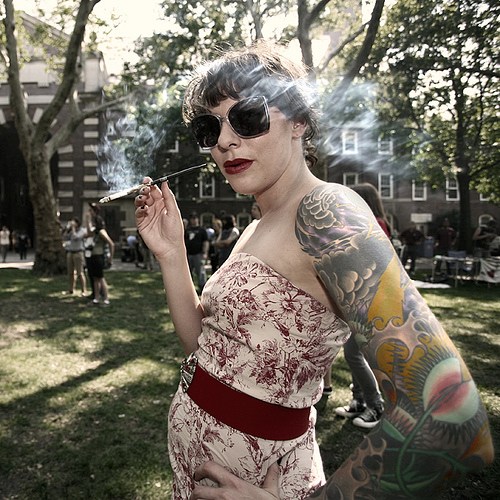
%> input picture frames/TestImages/im1.jpg, 500 x 500 px; its folder holds only this picture in this run
$ octave --eval "result = frames_getMaxScore;"   (GNU Octave 9; MATLAB toolbox functions it lacks are replaced by stand-ins)
%> lines starting %> are read from the running program, lines starting %| are printed output that depends on the picture; in (x1, y1, x2, y2) boxes, pixels count from 0 and x2, y2 are one past the last pixel; in counts of white or black regions, pixels touching at a corner belong together; the program's own positions count from 1
%> in frames_getMaxScore, img is the input picture: size 500x500x3 uint8; mean R, G, B 111.6, 105.5, 93.3
### frames/frames_image_in_score_out.m
function frame_Score=frames_image_in_score_out(img)


rgbImage=img;
fontSize=20;
% Read in image into an array.
storedColorMap=3;
[rows columns numberOfColorBands] = size(rgbImage);
%> rows = 500; columns = 500; numberOfColorBands = 3
% If it's monochrome (indexed), convert it to color.
% Check to see if it's an 8-bit image needed later for scaling).
if strcmpi(class(rgbImage), 'uint8')
	% Flag for 256 gray levels.
	eightBit = true;
else
	eightBit = false;
end
if numberOfColorBands == 1
	if isempty(storedColorMap)
		% Just a simple gray level image, not indexed with a stored color map.
		% Create a 3D true color image where we copy the monochrome image into all 3 (R, G, & B) color planes.
		rgbImage = cat(3, rgbImage, rgbImage, rgbImage);
	else
		% It's an indexed image.
		rgbImage = ind2rgb(rgbImage, storedColorMap);
		% ind2rgb() will convert it to double and normalize it to the range 0-1.
		% Convert back to uint8 in the range 0-255, if needed.
		if eightBit
			rgbImage = uint8(255 * rgbImage);
		end
	end
end

if numberOfColorBands > 1
	title('Original Color Image', 'FontSize', fontSize);
	grayImage = rgbImage(:,:,1);
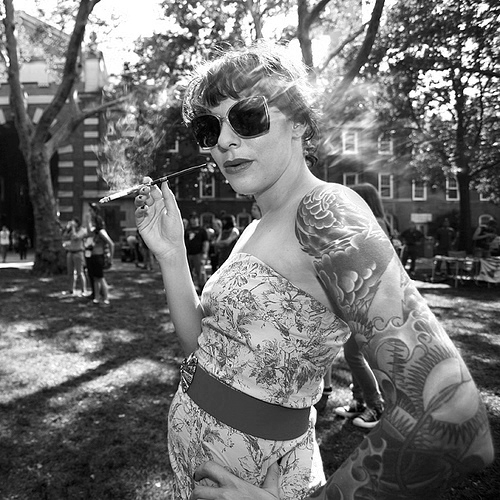
%> grayImage: size 500x500 uint8; min 0, max 255, mean 111.6
else
	caption = sprintf('Original Indexed Image\n(converted to true color with its stored colormap)');
	title(caption, 'FontSize', fontSize);
	grayImage = rgbImage;
end

binaryImage = grayImage < 100;
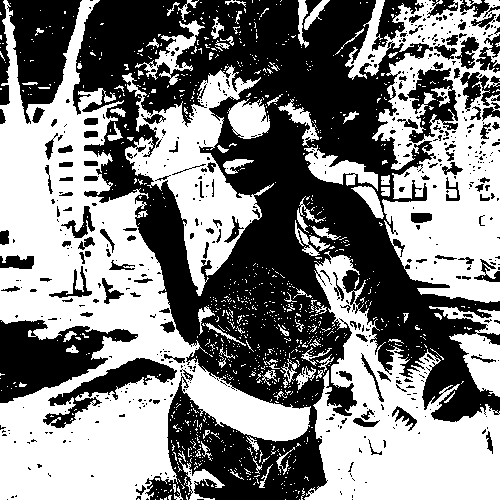
%> binaryImage: size 500x500 logical; 51% white; 575 black regions (451 under 20 px), largest, box (x1, y1, x2, y2) and area: (73, 0, 500, 500) 93169, (0, 320, 138, 403) 5971, (7, 0, 82, 124) 5362

binaryImage = bwareaopen(binaryImage, 300);
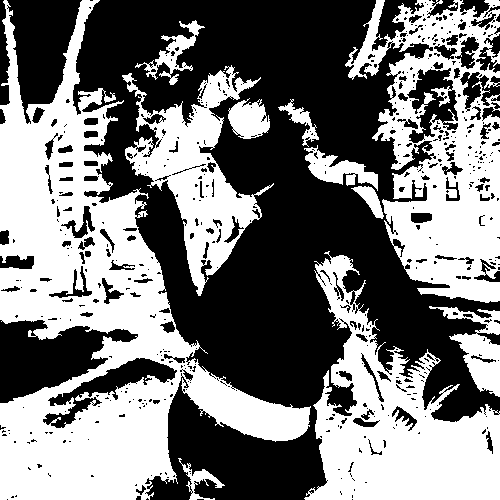
%> binaryImage: size 500x500 logical; 47.9% white; 11 white regions

[labeledImage numberOfObjcts] = bwlabel(binaryImage);
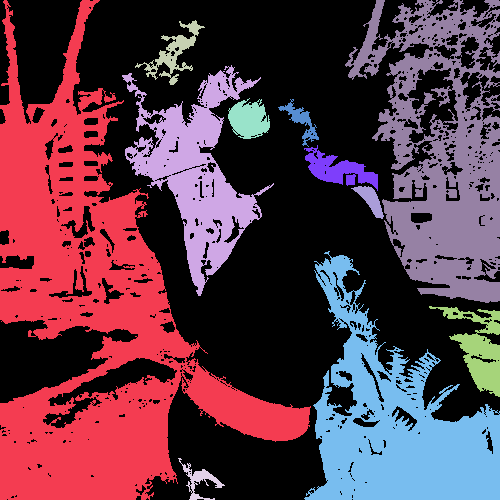
%> labeledImage: size 500x500 double; 12 distinct labels, from 0 to 11; one colour per label, 0 black
%> numberOfObjcts = 11
blobMeasurements = regionprops(labeledImage, 'Perimeter','Area' , 'BoundingBox');
%> blobMeasurements = 11 regions; largest, box (x1, y1, x2, y2), Area and Perimeter: (0, 0, 311, 500) 54384 3332.6, (345, 0, 500, 303) 23924 2938.5, (304, 251, 500, 500) 22178 1909.3, (122, 65, 274, 296) 11619 1486.5, (429, 306, 500, 397) 2412 486.8

% for square ((a>17) && (a<20))
% for circle ((a>13) && (a<17))
% for triangle ((a>20) && (a<30))
circularities=[];
score=0;

for t = 1 : numberOfObjcts
   % if(blobMeasurements(t).Area>(size(rgbImage,1)*size(rgbImage,2)*10/100))
        q=(blobMeasurements(t).Perimeter.^2) ./ (4 * pi * blobMeasurements(t).Area);
        circularities=[circularities q];
        score=score+(blobMeasurements(t).Area);
        %disp(score);
    %end
end
%> this loop made 11 passes
%> (q, circularities, score) on passes 1 to 9: (16.25, 16.25, 54384), (15.13, [16.25 15.13], 66003), (16.9, [16.25 15.13 16.9], 67104), (12.86, [16.25 15.13 16.9 12.86], 67604), (2.66, [16.25 15.13 16.9 12.86 2.66], 68787), (8.29, [16.25 15.13 16.9 12.86 2.66 8.29], 69301), (5.73, [16.25 15.13 16.9 12.86 2.66 8.29 5.73], 70719), (13.08, [16.25 15.13 16.9 12.86 2.66 8.29 5.73 13.08], 92897), (28.72, [16.25 15.13 16.9 12.86 2.66 8.29 5.73 13.08 28.72], 116821)

score=(score/(size(rgbImage,1)*size(rgbImage,2)))*1000;
%> score = 478.7
disp(score);
%| 478.71

disp('total');
disp(score);
%| 478.71


%circularities = [blobMeasurements.Perimeter.^2] ./ (4 * pi * [blobMeasurements.Area])

frame_Score=score;
%> frame_Score = 478.7

### frames/frames_getMaxScore.m
function maxScore = frames_getMaxScore()

    pics = dir('TestImages/*.jpg');
    scoreTemp=[];

for k = 1:numel(pics)
   img = imread(pics(k).name);
   normed11=frames_image_in_score_out(img);
%> normed11 = 478.7
   normed22(k)=normed11;

   %disp(normed);

   scoreTemp(k)=normed11;

   %json='"id:';
   %disp(json);
end

maxScore=max(scoreTemp);
%> maxScore = 478.7
disp(maxScore);
%| 478.71
disp('MaxScore Above');


for k = 1:numel(pics)
   img = imread(pics(k).name);
   normed11=frames_image_in_score_out(img);
%> the loop in frames_image_in_score_out (call 2), `for t = 1 : numberOfObjcts` made 11 passes
%| 478.71
%| 478.71
   normed22(k)=normed11;
   score=normed11;
%> score = 478.7
      score=score./maxScore*100;
%> score = 100


   %disp(normed);
   json2 = fopen('results_all.json','a');

   scoreTemp(k)=normed11;
   fprintf(json2,'{');
   fprintf('{');
   fprintf(json2,'"id": %d, "name": "%s" , "rule": "frames", "score": %d', k, pics(k).name,ceil(score));
   fprintf('"id": %d, "name": "%s" , "rule": "frames","score": %d', k, pics(k).name,ceil(score));

   if (k==numel(pics))
        fprintf(json2,'}\n');
        fprintf('}\n');
%| {"id": 1, "name": "im1.jpg" , "rule": "frames","score": 100}
%> `result = frames_getMaxScore;`: result = 478.7

    else
        fprintf(json2,'},\n');
        fprintf('},\n');

    end
    fclose(json2);

   %json='"id:';
   %disp(json);
end

$ run again, on frames/TestImages/im4.jpg
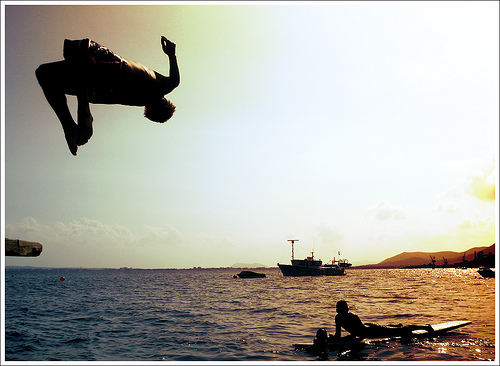
%> input picture frames/TestImages/im4.jpg, 500 x 366 px
%> in frames_getMaxScore, img is the input picture: size 366x500x3 uint8; mean R, G, B 176.8, 175.3, 166.4
%> in frames_image_in_score_out, `binaryImage = grayImage < 100;`:
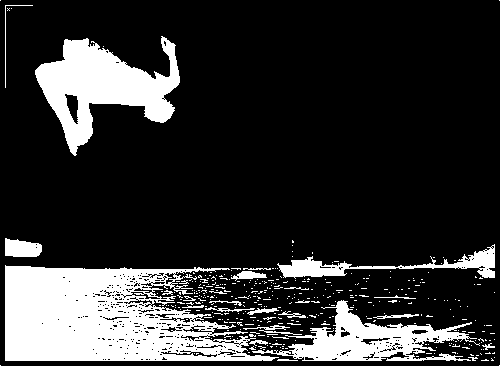
%> binaryImage: size 366x500 logical; 19.1% white; 394 white regions (367 under 20 px), largest, box (x1, y1, x2, y2) and area: (5, 265, 279, 361) 17048, (35, 36, 180, 156) 7949, (252, 300, 480, 361) 4977
%> in frames_image_in_score_out, `[labeledImage numberOfObjcts] = bwlabel(binaryImage);`:
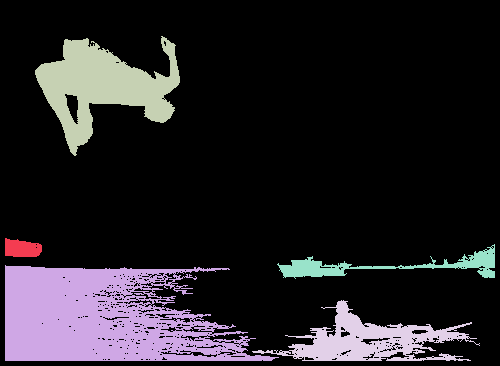
%> labeledImage: size 366x500 double; 6 distinct labels, from 0 to 5; one colour per label, 0 black
%> numberOfObjcts = 5
%> blobMeasurements = 5 regions; box (x1, y1, x2, y2), Area and Perimeter: (5, 265, 279, 361) 17048 1489.6, (35, 36, 180, 156) 7949 633.3, (252, 300, 480, 361) 4977 1189.8, (277, 244, 495, 279) 1966 628.2, (5, 238, 42, 257) 560 97.86
%> the loop in frames_image_in_score_out, `for t = 1 : numberOfObjcts` made 5 passes
%> (q, circularities, score) on passes 1 to 5: (1.36, 1.36, 560), (10.36, [1.36 10.36], 17608), (4.02, [1.36 10.36 4.02], 25557), (22.63, [1.36 10.36 4.02 22.63], 30534), (15.97, [1.36 10.36 4.02 22.63 15.97], 32500)
%> in frames_image_in_score_out, `score=(score/(size(rgbImage,1)*size(rgbImage,2)))*1000;`: score = 177.6
%| 177.60
%| 177.60
%| 177.60
%> the loop in frames_image_in_score_out (call 2), `for t = 1 : numberOfObjcts` made 5 passes
%| 177.60
%| 177.60
%> in frames_getMaxScore, `score=score./maxScore*100;`: score = 100
%| {"id": 1, "name": "im4.jpg" , "rule": "frames","score": 100}
%> result = 177.6

$ run again, on frames/TestImages/im10.jpg
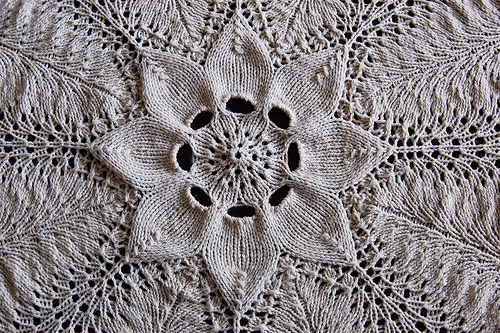
%> input picture frames/TestImages/im10.jpg, 500 x 333 px
%> in frames_getMaxScore, img is the input picture: size 333x500x3 uint8; mean R, G, B 132.4, 127.5, 129.5
%> in frames_image_in_score_out, `binaryImage = grayImage < 100;`:
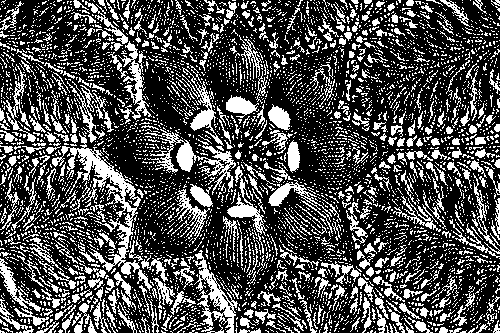
%> binaryImage: size 333x500 logical; 30.5% white in thin lines or dots
%> in frames_image_in_score_out, `[labeledImage numberOfObjcts] = bwlabel(binaryImage);`:
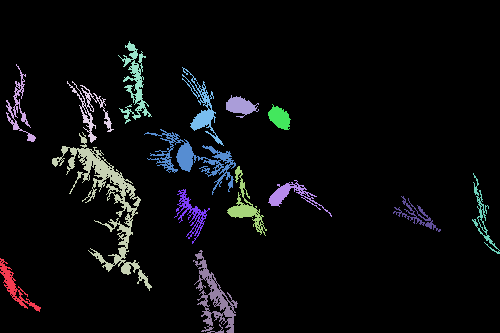
%> labeledImage: size 333x500 double; 16 distinct labels, from 0 to 15; one colour per label, 0 black
%> numberOfObjcts = 15
%> blobMeasurements = 15 regions; largest, box (x1, y1, x2, y2), Area and Perimeter: (52, 132, 152, 291) 2613 1504.8, (144, 129, 236, 195) 1333 907.2, (193, 250, 238, 333) 1171 596.3, (118, 41, 152, 124) 815 580.1, (182, 67, 224, 146) 679 507.7
%> the loop in frames_image_in_score_out, `for t = 1 : numberOfObjcts` made 15 passes
%> (q, circularities, score) on passes 1 to 7: (10.79, 10.79, 465), (27.2, [10.79 27.2], 915), (68.96, [10.79 27.2 68.96], 3528), (36.11, [10.79 27.2 68.96 36.11], 4054), (32.86, [10.79 27.2 68.96 36.11 32.86], 4869), (49.13, [10.79 27.2 68.96 36.11 32.86 49.13], 6202), (25.61, [10.79 27.2 68.96 36.11 32.86 49.13 25.61], 6664)
%> in frames_image_in_score_out, `score=(score/(size(rgbImage,1)*size(rgbImage,2)))*1000;`: score = 66.57
%| 66.571
%| 66.571
%| 66.571
%> the loop in frames_image_in_score_out (call 2), `for t = 1 : numberOfObjcts` made 15 passes
%| 66.571
%| 66.571
%> in frames_getMaxScore, `score=score./maxScore*100;`: score = 100
%| {"id": 1, "name": "im10.jpg" , "rule": "frames","score": 100}
%> result = 66.57
